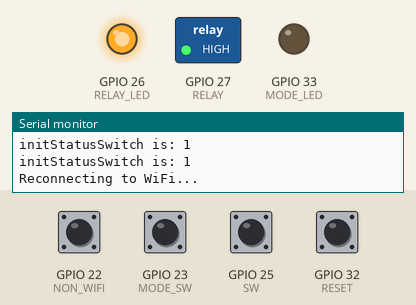
This sketch was run on a simulated ESP32. Parts: switched loads named in the sketch (green lamp = pin HIGH), output pins drawn as LEDs (lit = HIGH), the last lines printed to the serial monitor. Dashed ring = blinking. Inputs (shaded band) come from the test bench; at power-on: GPIO 22 (NON_WIFI), GPIO 23 (MODE_SW), GPIO 25 (SW), GPIO 32 (RESET) HIGH. WiFi joins after 1.5 s; servers stay silent unless stated; uploads are accepted with an empty reply; EEPROM starts erased.

Above: at 1.2 s.
1.3 s: GPIO 23 (MODE_SW) pulled LOW for 1 s
At 1.61 s:
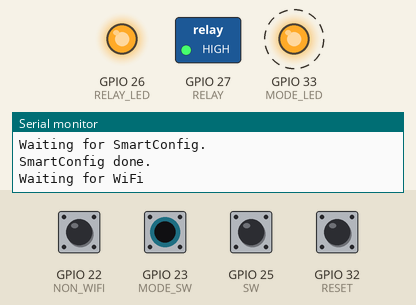
3.8 s: GPIO 25 (SW) pulled LOW for 0.15 s
At 3.88 s:
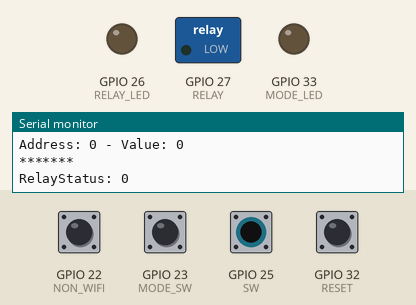
5.4 s: GPIO 23 (MODE_SW) driven LOW and GPIO 25 (SW) driven LOW
At 7.6 s:
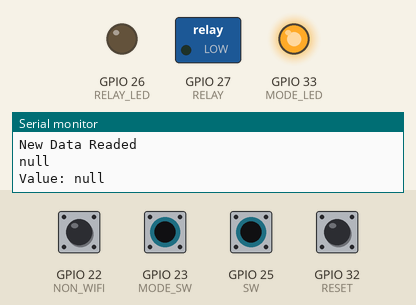
8.4 s: GPIO 22 (NON_WIFI) pulled LOW for 0.15 s
At 9.0 s:
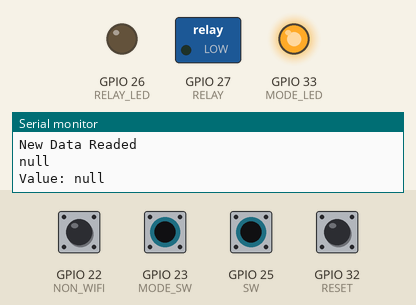
11.5 s: GPIO 25 (SW) driven HIGH
At 12.0 s:
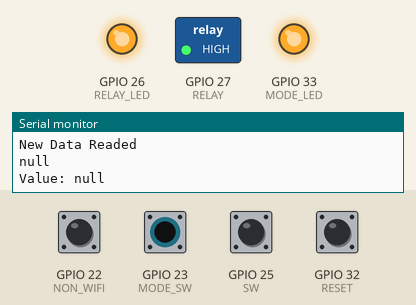
13.0 s: GPIO 25 (SW) driven LOW
At 14.2 s:
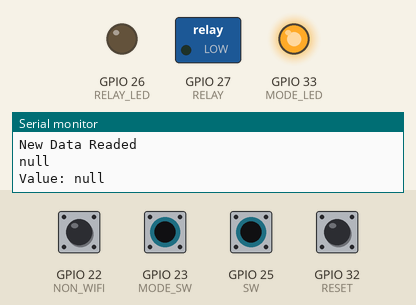
Timing chart, 0 to 15.7 s (numbered marks = the images above; inputs shaded):
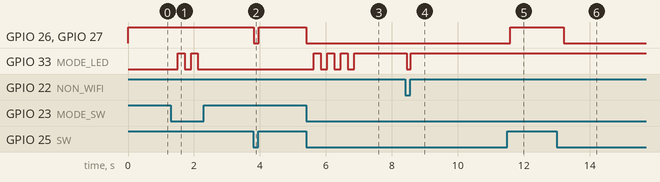

The sketch:

code.ino
```cpp
#include <Arduino.h>
#include "WiFi.h"
#include <WiFiUdp.h>
#include <HTTPClient.h>
#include <EEPROM.h>
#define FLASH_MEMORY_SIZE 10
#include <ArduinoJson.h>
DynamicJsonDocument JsonData(256);
#define MODE_SW 23// không được dùng 34 35 vì 2 chân này không có điện trở kéo lên/xuống
#define NON_WIFI 22
#define RESET 32
#define MODE_LED 33 // led báo Status Wifi
#define SW 25
#define RELAY_LED 26 //led báo trạng thái Relay/BTN
#define RELAY 27


boolean RelayStatus = false;
byte RelayAddress = 0;
String NameDevice = "V000", KeySecurity = "73029";
String url = "http://192.168.0.104:8000/api";
boolean isPost = false;
boolean pre_Status = false; // biến lưu trạng thái nút nhấn


boolean isReset(int sw) {
  unsigned long time_ = millis();
  unsigned long time_out = 100;
  boolean is_Reset = false;
  while (digitalRead(sw) == 0) {
    if ((millis() - time_) >= time_out) {
      is_Reset = true;
      break;
    }
  }

  //  Serial.print("is_Reset: ");
  //  Serial.println(is_Reset);
  return is_Reset;
}

void Reset () {
  boolean ResetLed = LOW;
  if (isReset(RESET) && !isNoneWifi(NON_WIFI)) {
    if (check_Wifi()) {
      post_HTTP(url + "/resetPassword", "NameDevice=" + NameDevice + "&KeySecurity=" + KeySecurity, "Reset Password");
      while (!isPost && !isNoneWifi(NON_WIFI))
      {
        post_HTTP(url + "/resetPassword", "NameDevice=" + NameDevice + "&KeySecurity=" + KeySecurity, "Reset Password");
      }
      while (isReset(RESET) && !isNoneWifi(NON_WIFI)) {
        digitalWrite(MODE_LED, ResetLed);
        ResetLed = !ResetLed;
        Serial.println(ResetLed);
        delay (500);
      }
    }
  }
}

String post_HTTP (String url_, String Data_, String print_) {
  String response_ = "null";
  HTTPClient http;
  http.begin(url_);
  http.addHeader("Content-Type", "application/x-www-form-urlencoded");
  int httpResponseCode = http.POST(Data_);
  if (httpResponseCode == 200) {
    response_ = http.getString();
    //    Serial.println(httpResponseCode);
    response_.replace("[", "");
    response_.replace("]", "");
    isPost = true;
    //    Serial.println(response);   //Print return code
  } else {
    Serial.print("Error on sending POST: ");
    Serial.println(httpResponseCode);
    isPost = false;
  }
  http.end();  //Free resources
  Serial.println(print_);
  return response_;
}

String get_Value(String Res) {
  deserializeJson(JsonData, Res);
  String DataResult_ = JsonData["DataResult"];
  Serial.println(DataResult_);
  //  deserializeJson(JsonData, DataResult_);
  //  String Obj_ = JsonData[Obj];
  //  //  Serial.println(Obj_);
  //  deserializeJson(JsonData, Obj_);
  //  String item_ = JsonData[item].as<String>();
  //  //  Serial.println(item_);
  String value_ = DataResult_;
  //  Serial.println("Value: " + (String)value_);
  return value_;
}

void sync_Device ()
{
  String value_ = "null";
  String res_;
  if (WiFi.status() == WL_CONNECTED && !isNoneWifi(NON_WIFI)) {
    res_ = post_HTTP(url + "/readData_KeySecurity", "NameDevice=" + NameDevice + "&KeySecurity=" + KeySecurity, "New Data Readed");
    value_ = get_Value(res_);
    Serial.println("Value: " + value_);

    if (value_ == "1") {
      RelayStatus = true;
      digitalWrite(RELAY, RelayStatus);
      digitalWrite(RELAY_LED, RelayStatus);
    }
    if (value_ == "0") {
      RelayStatus = false;
      digitalWrite(RELAY, RelayStatus);
      digitalWrite(RELAY_LED, RelayStatus);
    }
    if (value_ == "null") {
      RelayStatus = RelayStatus;
      digitalWrite(RELAY, RelayStatus);
      digitalWrite(RELAY_LED, RelayStatus);
    }
  }
}


boolean save_EEPROM (byte address, byte value ) {
  boolean isSave = false;
  EEPROM.write(address, value);
  EEPROM.commit();
  Serial.println("**WRITE EEPROM**");
  Serial.println("Address: " + (String) address + " - Value: " + (String) EEPROM.read(address) );
  Serial.println("*******");
  isSave = true;
}

byte read_EEPROM(byte address) {
  byte value;
  value = EEPROM.read(address);
  Serial.println("**READ EEPROM**");
  Serial.println("Address: " + (String) address + " - Value: " + (String) value );
  Serial.println("*******");
  return value;
}


boolean changeMode(byte sw) {
  unsigned long time_ = millis();
  unsigned long changeTime = 10;
  boolean isChange = false;
  while (true) {
    while (digitalRead(sw) == 1) {
      if ((millis() - time_) >= changeTime) {
        isChange = true;
        //        digitalWrite(MODE_LED, LOW);
        //        Serial.println("Normal Mode");
        goto exit_;
      }
    }
    while (digitalRead(sw) == 0) {
      if ((millis() - time_) >= changeTime) {
        isChange = false;
        //        digitalWrite(MODE_LED, HIGH);
        //        Serial.println("WifiSmartConfig Mode");
        goto exit_;
      }
    }
  }
exit_: {
    return isChange;

  }

}

boolean isSwitch(byte sw) {
  unsigned long time_ = millis();
  unsigned long time_out = 10;
  boolean is_Switch = false;
  while (digitalRead(sw) != pre_Status) {
    if ((millis() - time_) >= time_out) {
      is_Switch = true;
      pre_Status = digitalRead(sw);
      break;
      Serial.println("Switch was changed...");
    }
  }
  return is_Switch;
}

boolean isNoneWifi(byte sw) {
  unsigned long time_ = millis();
  unsigned long time_out = 10;
  boolean is_NoneWifi = false;
  while (digitalRead(sw) == 0) {
    if ((millis() - time_) >= time_out) {
      is_NoneWifi = true;
      break;
      //      Serial.println("NoneWifi Mode");
    }
  }
  return is_NoneWifi;
}

boolean initStatusSwitch(byte sw) {
  unsigned long time_ = millis();
  unsigned long time_out = 10;
  boolean Status_ = false;
  while ((millis() - time_) <= time_out) {
    Status_ = digitalRead(sw);
    Serial.println("initStatusSwitch is: " + (String)Status_);
  }
  return Status_;
}

boolean WifiSmartConfig() {
  boolean isDone = false;
  unsigned long time_ = millis(), time_blink = 200;
  unsigned long time_ConfigDone, time_ConfigStart, time_ConfigAgain_Wifi = 10000, time_ConfigAgain_Timeout = 30000;
  boolean signal_ = LOW;
  WiFi.mode(WIFI_AP_STA);
  /* start SmartConfig */
  WiFi.beginSmartConfig();

  /* Wait for SmartConfig packet from mobile */
  Serial.println("Waiting for SmartConfig.");
  time_ConfigStart =  millis();
  while (!WiFi.smartConfigDone()) {
    //    Serial.println("!WiFi.smartConfigDone()" + String(!WiFi.smartConfigDone()));
    if ((millis() - time_) >= time_blink) {
      signal_ = !signal_;
      digitalWrite(MODE_LED, signal_);
      time_ = millis();
    }
    if ((millis() - time_ConfigStart) >= time_ConfigAgain_Timeout) {
      Serial.println("SmartConfig Timeout.");
      save_EEPROM(RelayAddress, RelayStatus);
      ESP.restart();
    }
    if (changeMode(MODE_SW) || isNoneWifi(NON_WIFI)) {
      goto exit_;
    }
  }
  time_ConfigDone = millis();
  Serial.println("SmartConfig done.");
  /* Wait for WiFi to connect to AP */
  Serial.println("Waiting for WiFi");
  while (WiFi.status() != WL_CONNECTED) {
    if ((millis() - time_ ) >= time_blink) {
      signal_ = !signal_;
      digitalWrite(MODE_LED, signal_);
      time_ = millis();
    }
    if ((millis() - time_ConfigDone) >= time_ConfigAgain_Wifi) {
      Serial.println("Wifi Timeout.");
      save_EEPROM(RelayAddress, RelayStatus);
      ESP.restart();
    }
    if (changeMode(MODE_SW) || isNoneWifi(NON_WIFI)) {
      goto exit_;
    }
  }
  isDone = true;
  Serial.println("WiFi Connected.");
  Serial.print("IP Address: ");
  Serial.println(WiFi.localIP());
  while (!changeMode(MODE_SW) && !isNoneWifi(NON_WIFI)) {
    check_Wifi();
  }
exit_: {
    WiFi.begin();
    return isDone;
  }
}


boolean check_Wifi() {
  boolean isWifiConnect = false;
  if (WiFi.status() != WL_CONNECTED) {
    digitalWrite(MODE_LED, LOW);
    //    Serial.println("LED MODE: " + (String)  digitalRead(MODE_LED));
    isWifiConnect = false;
  }
  if (WiFi.status() == WL_CONNECTED) {
    digitalWrite(MODE_LED, HIGH);
    //    Serial.println("LED MODE: " + (String)  digitalRead(MODE_LED));
    isWifiConnect = true;
  }
  //  Serial.println("Status Wifi " + (String) isWifiConnect);
  //  Serial.println(WiFi.RSSI());
  return isWifiConnect;
}
unsigned long previousMillis_ReconnectWifi = 0;
unsigned long interval_ReconnectWifi = 1000;
boolean reconnect_Wifi() {
  // if WiFi is down, try reconnecting
  if ((!check_Wifi()) && (millis() - previousMillis_ReconnectWifi >= interval_ReconnectWifi)) {
    Serial.println("Reconnecting to WiFi...");
    WiFi.disconnect();
    WiFi.reconnect();
    previousMillis_ReconnectWifi = millis();
  }


}

void TaskControl(void *pvParameters);
void TaskControl(void *pvParameters) // This is a task.
{
  delay(100);
  unsigned long previousMillis_Alive = 0;
  unsigned long interval_Alive = 10000;
  for (;;) {
    while (isNoneWifi(NON_WIFI)) {
      if (isSwitch(SW) && isNoneWifi(NON_WIFI)) {
        RelayStatus = !RelayStatus;
        digitalWrite(RELAY, RelayStatus);
        digitalWrite(RELAY_LED, RelayStatus);
        save_EEPROM(RelayAddress, RelayStatus);
        Serial.println("RelayStatus: " + (String)RelayStatus);
      }
    }
    //-------------------------
    if (WiFi.status() == WL_CONNECTED && !isNoneWifi(NON_WIFI)) {
      post_HTTP(url + "/sendData_KeySecurity", "NameDevice=" + NameDevice + "&KeySecurity=" + KeySecurity + "&Status=" + String (RelayStatus), "New Data Added");
      while (!isPost && !isNoneWifi(NON_WIFI))
      {
        post_HTTP(url + "/sendData_KeySecurity", "NameDevice=" + NameDevice + "&KeySecurity=" + KeySecurity + "&Status=" + String (RelayStatus), "New Data Added");
      }
    }
    //-------------------------------
    while (!isNoneWifi(NON_WIFI)) {
      if (isSwitch(SW) && !isNoneWifi(NON_WIFI)) {
        RelayStatus = !RelayStatus;
        digitalWrite(RELAY, RelayStatus);
        digitalWrite(RELAY_LED, RelayStatus);
        save_EEPROM(RelayAddress, RelayStatus);
        Serial.println("RelayStatus: " + (String)RelayStatus);
        if (WiFi.status() == WL_CONNECTED && !isNoneWifi(NON_WIFI)) {
          post_HTTP(url + "/sendData_KeySecurity", "NameDevice=" + NameDevice + "&KeySecurity=" + KeySecurity + "&Status=" + String (RelayStatus), "New Data Added");
          while (!isPost && !isNoneWifi(NON_WIFI))
          {
            post_HTTP(url + "/sendData_KeySecurity", "NameDevice=" + NameDevice + "&KeySecurity=" + KeySecurity + "&Status=" + String (RelayStatus), "New Data Added");
          }
        }

      }

      sync_Device();

      if (WiFi.status() == WL_CONNECTED && !isNoneWifi(NON_WIFI)) {
        if (millis() - previousMillis_Alive >= interval_Alive) {
          post_HTTP(url + "/keepAlive", "NameDevice=" + NameDevice + "&KeySecurity=" + KeySecurity + "&RSSI=" + (String)WiFi.RSSI() , "Keep Alive");
          while (!isPost && !isNoneWifi(NON_WIFI))
          {
            post_HTTP(url + "/keepAlive", "NameDevice=" + NameDevice + "&KeySecurity=" + KeySecurity + "&RSSI=" + (String)WiFi.RSSI() , "Keep Alive");
          }
          previousMillis_Alive = millis();
        }
      }
    }
    //---------------------------------------


  }
}
void setup() {
  Serial.begin(115200);
  EEPROM.begin(FLASH_MEMORY_SIZE);
  Serial.println("Waitting setting... ");
  pinMode(MODE_LED, OUTPUT);
  digitalWrite(MODE_LED, LOW);
  pinMode(RELAY, OUTPUT);
  RelayStatus = read_EEPROM(RelayAddress);
  digitalWrite(RELAY, RelayStatus);
  pinMode(RELAY_LED, OUTPUT);
  digitalWrite(RELAY_LED, RelayStatus);
  pinMode(MODE_SW, INPUT_PULLUP);
  pinMode(SW, INPUT_PULLUP);
  pre_Status = initStatusSwitch(SW);
  pinMode(RESET, INPUT_PULLUP);
  pinMode(NON_WIFI, INPUT_PULLUP);

  xTaskCreatePinnedToCore(
    TaskControl, "TaskControl" // A name just for humans
    ,
    10000 // This stack size can be checked & adjusted by reading the Stack Highwater
    ,
    NULL, 1 // Priority, with 3 (configMAX_PRIORITIES - 1) being the highest, and 0 being the lowest.
    ,
    NULL, 1);
  WiFi.begin();
}

void loop() {

  while (!changeMode(MODE_SW) && !isNoneWifi(NON_WIFI)) {
    WifiSmartConfig();
    //    Serial.println(digitalRead(MODE_SW));
    //    Serial.println("________________");
  }
  while (changeMode(MODE_SW) && !isNoneWifi(NON_WIFI)) {
    //    Serial.println(digitalRead(MODE_SW));
    //        Serial.println("################");

    reconnect_Wifi();
    check_Wifi();
    Reset ();
  }
  digitalWrite(MODE_LED, LOW);

}
```

Measured:
- after the input at 1.3 s, GPIO 33 (MODE_LED): alternates HIGH for 0.20 s and LOW for 0.20 s, 4 changes in all, then stays LOW, starting after 0.22 s
- after the input at 3.8 s, GPIO 26 (RELAY_LED), GPIO 27 (RELAY): HIGH → LOW at once, → HIGH 0.15 s later
- after the input at 5.4 s, GPIO 26 (RELAY_LED), GPIO 27 (RELAY): HIGH → LOW at once; GPIO 33 (MODE_LED): alternates HIGH for 0.21 s and LOW for 0.21 s, 7 changes in all, then stays HIGH, starting after 0.23 s
- after the input at 8.4 s, GPIO 33 (MODE_LED): HIGH → LOW after 0.05 s, → HIGH 0.12 s later
- after the input at 11.5 s, GPIO 26 (RELAY_LED), GPIO 27 (RELAY): LOW → HIGH after 0.08 s
- after the input at 13.0 s, GPIO 26 (RELAY_LED), GPIO 27 (RELAY): HIGH → LOW after 0.21 s
